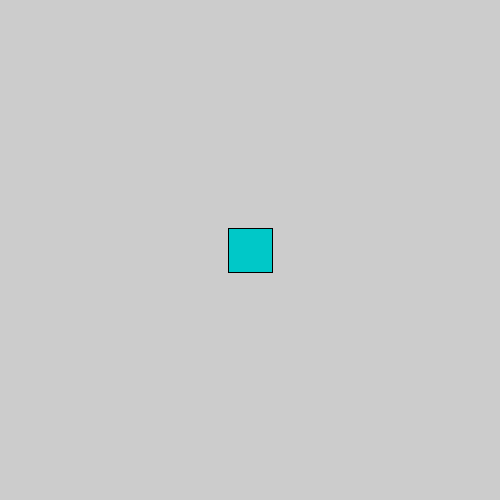
Frame 1 (no input)
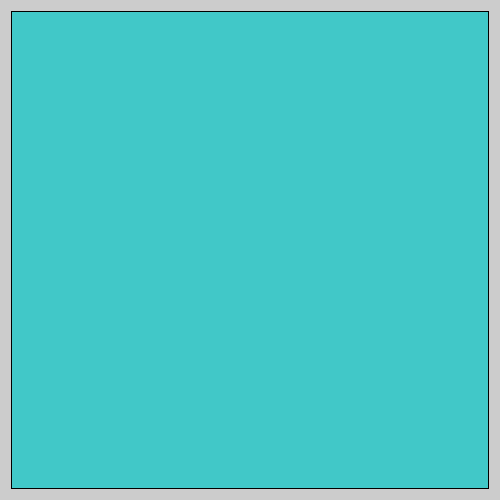
Frame 60 (the mouse pressed at the canvas centre just before this capture)
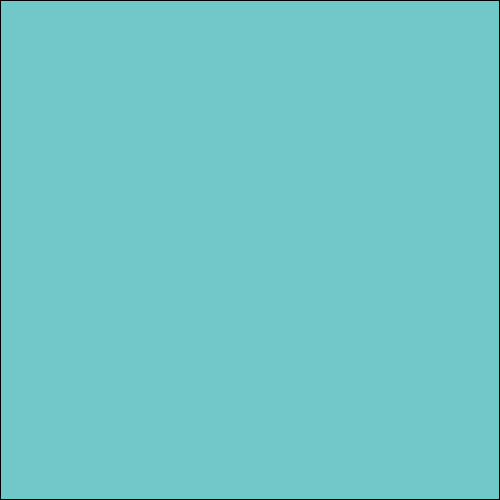
Frame 120 (the mouse held since frame 60 and released just before this capture)

The Processing sketch that drew these frames (run headless with seeded random() and noise(); from frame 60 on, the mouse is pressed at the canvas centre):

// Processing sketch: Animation_03
// ── Animation_03.pde

float rectWidth=20;
int ellipseWidth=10;
float easing = 0.05;
float targetWidth=500;
float angle=0;
float angleTarget=0;

float red=0;

float ease(float p) {
  return 3*p*p - 2*p*p*p;
}
float ease(float p, float g) {
  if (p < 0.5) 
    return 0.5 * pow(2*p, g);
  else
    return 1 - 0.5 * pow(2*(1 - p), g);
}


void setup() {
  size(500, 500);
  pixelDensity(2);
  frameRate(60);
}


void draw() {
  //background(255);
  float dx=targetWidth-rectWidth;
  rectWidth+=dx*easing;
  println(dx+" "+targetWidth);

  if (abs(dx)<1) {
    if (targetWidth==500) {
      targetWidth=0;
      angleTarget+=PI/8;
    } else {
      targetWidth=width;
      angleTarget+=PI/8;
    }
  }

  fill(red, 200, 200);
  pushMatrix();

  translate(width/2, height/2);
 angle= lerp(angle,angleTarget,0.1);
  rotate(angle);
  rect(-rectWidth/2, -rectWidth/2, rectWidth, rectWidth);
  popMatrix();
  //rectWidth++;
  
  
  red=lerp(red,255,0.005);
}
